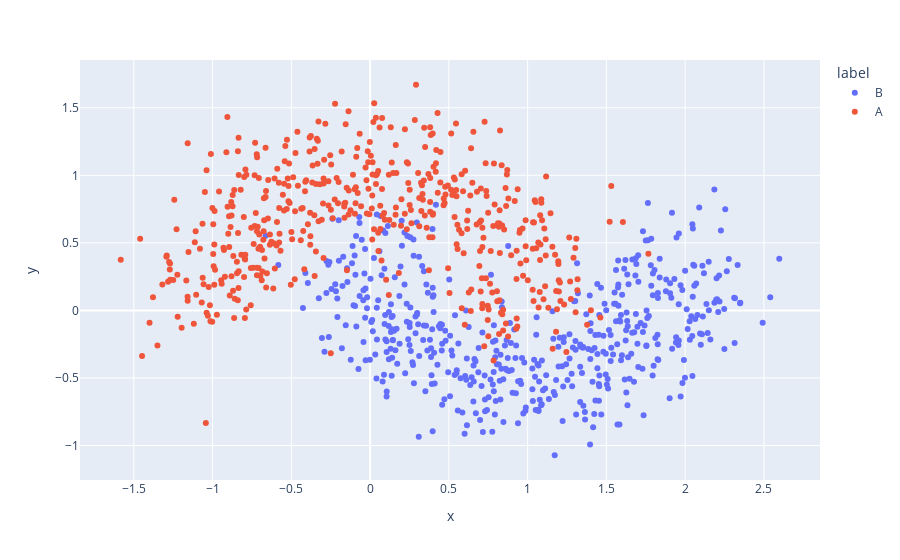

Notebook code for this chart:
### Code cell
px.scatter(moons_df, x='x', y='y', color = 'label')

### Figure 1 — Plotly figure (JSON) as saved in the notebook; plotly's stock layout.template omitted (floating-point values rounded to 4 significant figures; data arrays with more than 128 entries replaced by an {"elided": "..."} marker saying what was removed)
{"data": [{"hovertemplate": "label=B<br>x=%{x}<br>y=%{y}<extra></extra>", "legendgroup": "B", "marker": {"color": "#636efa", "symbol": "circle"}, "mode": "markers", "name": "B", "orientation": "v", "showlegend": true, "type": "scatter", "x": {"elided": "500 float values"}, "xaxis": "x", "y": {"elided": "500 float values"}, "yaxis": "y"}, {"hovertemplate": "label=A<br>x=%{x}<br>y=%{y}<extra></extra>", "legendgroup": "A", "marker": {"color": "#EF553B", "symbol": "circle"}, "mode": "markers", "name": "A", "orientation": "v", "showlegend": true, "type": "scatter", "x": {"elided": "500 float values"}, "xaxis": "x", "y": {"elided": "500 float values"}, "yaxis": "y"}], "layout": {"autosize": true, "legend": {"title": {"text": "label"}, "tracegroupgap": 0}, "margin": {"t": 60}, "xaxis": {"anchor": "y", "autorange": true, "domain": [0, 1], "range": [-1.828, 2.843], "title": {"text": "x"}, "type": "linear"}, "yaxis": {"anchor": "x", "autorange": true, "domain": [0, 1], "range": [-1.284, 1.883], "title": {"text": "y"}, "type": "linear"}}}
